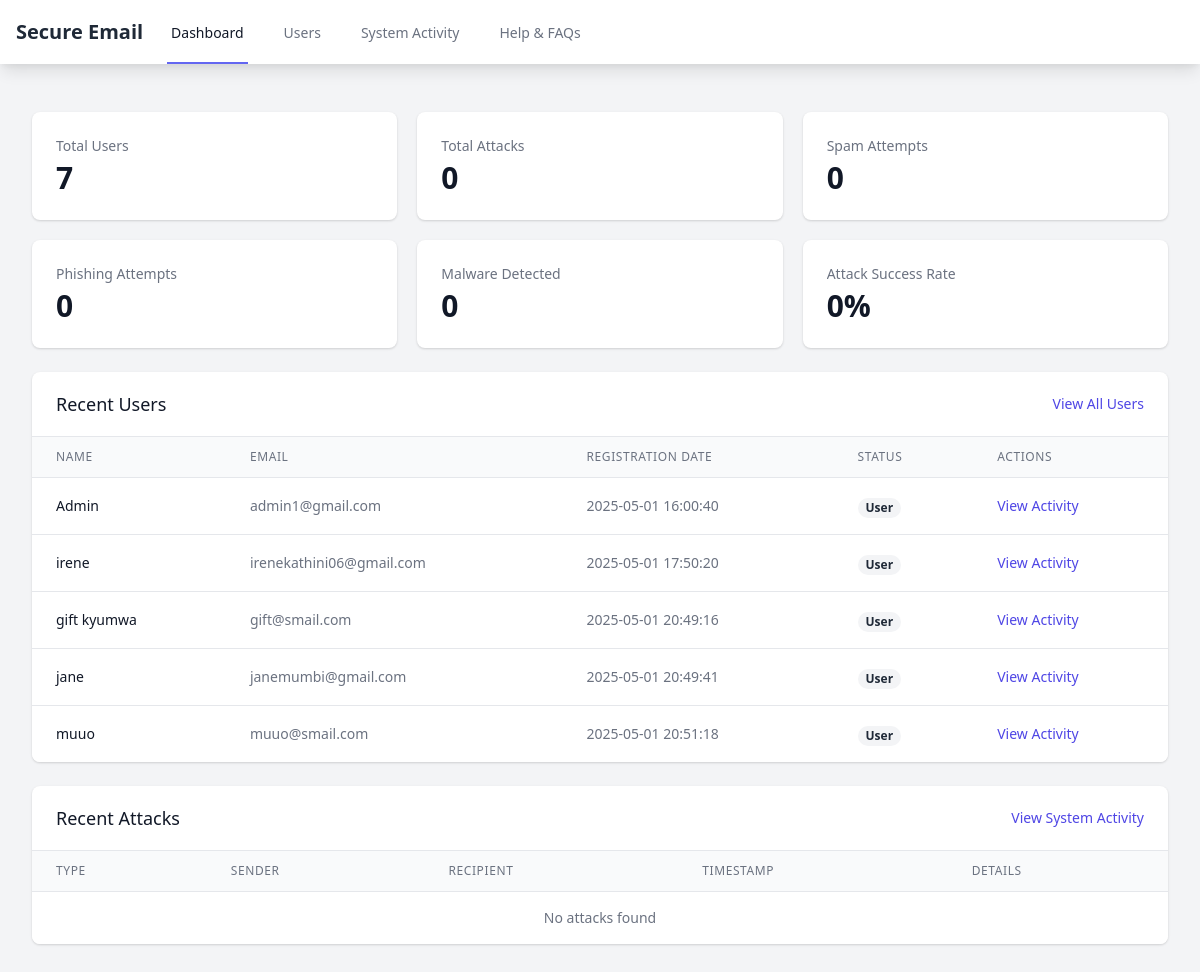
Page /admin (signed in) on the earlier database version.
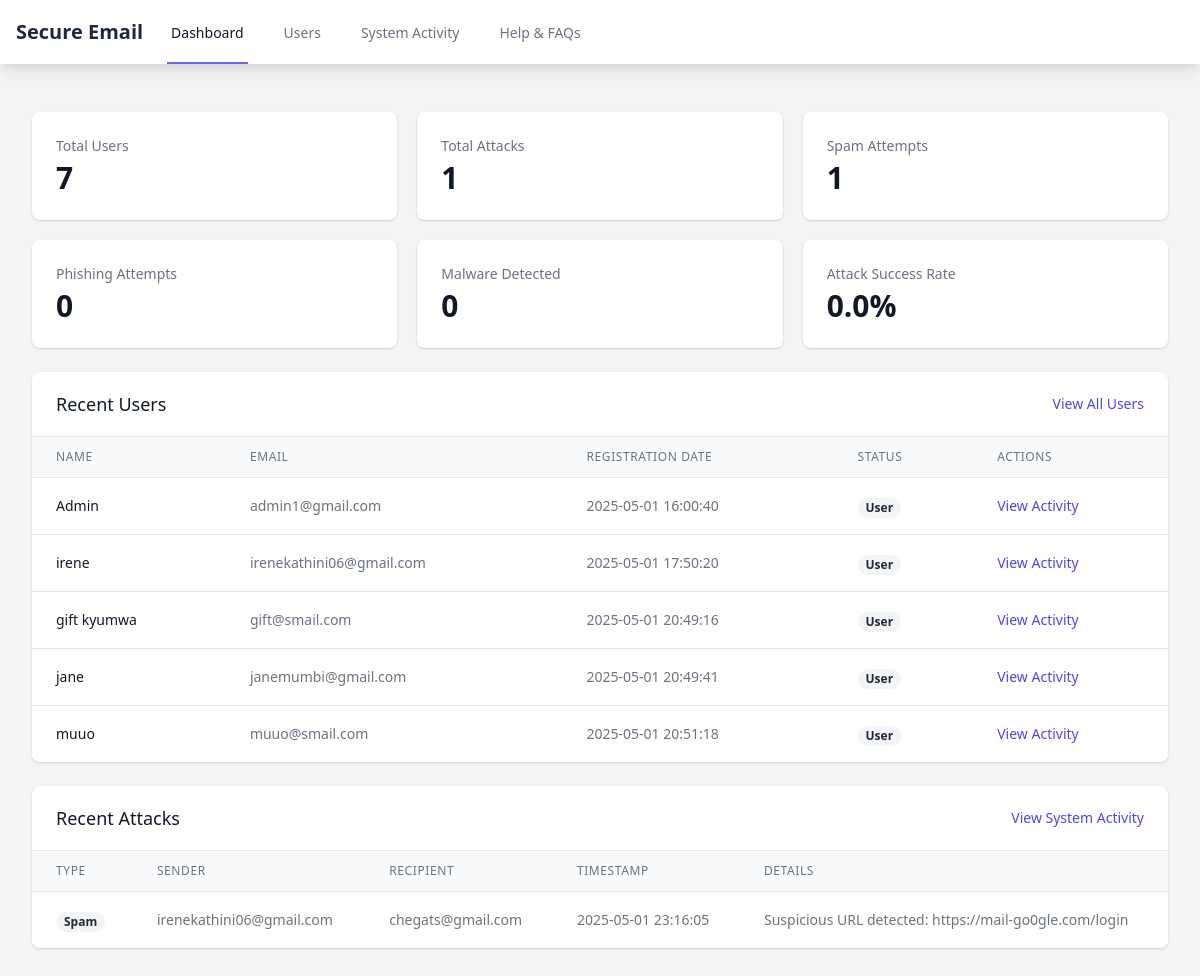
Same page on the later database version.
### tables this page shows
CREATE TABLE users (
                id INTEGER PRIMARY KEY AUTOINCREMENT,
                fullname TEXT NOT NULL,
                email TEXT NOT NULL UNIQUE,
                password TEXT NOT NULL,
                is_admin BOOLEAN DEFAULT FALSE,
                is_approved BOOLEAN DEFAULT FALSE,
                profile_picture TEXT,
                bio TEXT,
                created_at DATETIME DEFAULT CURRENT_TIMESTAMP,
                last_updated DATETIME DEFAULT CURRENT_TIMESTAMP
            );

CREATE TABLE rejected_emails (
                id INTEGER PRIMARY KEY AUTOINCREMENT,
                sender TEXT,
                recipient TEXT,
                subject TEXT,
                message TEXT,
                reason TEXT,
                timestamp DATETIME DEFAULT CURRENT_TIMESTAMP
            );

### app.py (the view)
@app.route('/admin')
@admin_required
def admin_dashboard():
    print("Admin dashboard route called")
    try:
        conn = sqlite3.connect(DB_NAME)
        conn.row_factory = sqlite3.Row
        c = conn.cursor()
        c.execute('SELECT id, fullname, email, created_at FROM users ORDER BY id')
        users = c.fetchall()
        c.execute('''
            SELECT *,
            CASE
                WHEN reason LIKE '%phishing%' THEN 'Phishing'
                WHEN reason LIKE '%malware%' OR reason LIKE '%dangerous file%' THEN 'Malware'
                ELSE 'Spam'
            END as type
            FROM rejected_emails
            ORDER BY timestamp DESC
        ''')
        attacks = c.fetchall()
        stats = {
            'total_users': len(users),
            'total_attacks': len(attacks),
            'spam_attempts': sum(1 for attack in attacks if 'Spam' in attack['type']),
            'phishing_attempts': sum(1 for attack in attacks if 'Phishing' in attack['type']),
            'malware_detected': sum(1 for attack in attacks if 'Malware' in attack['type'])
        }
        conn.close()
        return render_template('admin/dashboard.html',
                             users=users,
                             attacks=attacks,
                             stats=stats)
    except Exception as e:
        print(f"Admin dashboard error: {str(e)}")
        return render_template('admin/dashboard.html',
                             users=[],
                             attacks=[],
                             stats={'total_users': 0, 'total_attacks': 0,
                                   'spam_attempts': 0, 'phishing_attempts': 0,
                                   'malware_detected': 0})

### app.py (called while the page is built)
@login_manager.user_loader
def load_user(user_id):
    return User.get(int(user_id))

def admin_required(f):
    @wraps(f)
    def decorated_function(*args, **kwargs):
        print(f"Admin required decorator called for {f.__name__}")
        print(f"Current user: {current_user}")
        print(f"Current user is authenticated: {current_user.is_authenticated}")
        if not current_user.is_authenticated:
            print("User not authenticated, redirecting to login")
            return redirect(url_for('login_page'))
        if not getattr(current_user, 'is_admin', False):
            print("User not authorized as admin, redirecting to login")
            return redirect(url_for('login_page'))
        return f(*args, **kwargs)
    return decorated_function

### templates/admin/dashboard.html (shortened to what the changed rows need)
<!DOCTYPE html>
<html lang="en">
<head>
    <link href="https://cdn.jsdelivr.net/npm/tailwindcss@2.2.19/dist/tailwind.min.css" rel="stylesheet">
    <link href="https://cdnjs.cloudflare.com/ajax/libs/font-awesome/6.0.0/css/all.min.css" rel="stylesheet">
</head>
<body class="bg-gray-100 min-h-screen">
    <div class="max-w-7xl mx-auto py-6 sm:px-6 lg:px-8">
        <div class="px-4 py-6 sm:px-0">
            <div class="grid grid-cols-1 gap-5 sm:grid-cols-2 lg:grid-cols-3 mb-6">
                <div class="bg-white overflow-hidden shadow rounded-lg">
                    <div class="px-4 py-5 sm:p-6">
                        <dt class="text-sm font-medium text-gray-500 truncate">Total Attacks</dt>
                        <dd class="mt-1 text-3xl font-semibold text-gray-900">{{ stats.total_attacks }}</dd>
                    </div>
                </div>
                <div class="bg-white overflow-hidden shadow rounded-lg">
                    <div class="px-4 py-5 sm:p-6">
                        <dt class="text-sm font-medium text-gray-500 truncate">Spam Attempts</dt>
                        <dd class="mt-1 text-3xl font-semibold text-gray-900">{{ stats.spam_attempts }}</dd>
                    </div>
                </div>
                <div class="bg-white overflow-hidden shadow rounded-lg">
                    <div class="px-4 py-5 sm:p-6">
                        <dt class="text-sm font-medium text-gray-500 truncate">Attack Success Rate</dt>
                        <dd class="mt-1 text-3xl font-semibold text-gray-900">
                            {% if stats.total_attacks > 0 %}
                                {{ ((stats.total_attacks - stats.spam_attempts - stats.phishing_attempts - stats.malware_detected) / stats.total_attacks * 100) | round(2) }}%
                            {% else %}
                                0%
                            {% endif %}
                        </dd>
                    </div>
                </div>
            </div>
            <div class="bg-white shadow overflow-hidden sm:rounded-lg mb-6">
                <div class="border-t border-gray-200">
                    <table class="min-w-full divide-y divide-gray-200">
                        <thead class="bg-gray-50">
                            <tr>
                                <th scope="col" class="px-6 py-3 text-left text-xs font-medium text-gray-500 uppercase tracking-wider">Name</th>
                                <th scope="col" class="px-6 py-3 text-left text-xs font-medium text-gray-500 uppercase tracking-wider">Email</th>
                                <th scope="col" class="px-6 py-3 text-left text-xs font-medium text-gray-500 uppercase tracking-wider">Registration Date</th>
                                <th scope="col" class="px-6 py-3 text-left text-xs font-medium text-gray-500 uppercase tracking-wider">Status</th>
                                <th scope="col" class="px-6 py-3 text-left text-xs font-medium text-gray-500 uppercase tracking-wider">Actions</th>
                            </tr>
                        </thead>
                        <tbody class="bg-white divide-y divide-gray-200">
                            {% for user in users[:5] %}
                            <tr>
                                <td class="px-6 py-4 whitespace-nowrap text-sm font-medium text-gray-900">{{ user.fullname }}</td>
                                <td class="px-6 py-4 whitespace-nowrap text-sm text-gray-500">{{ user.email }}</td>
                                <td class="px-6 py-4 whitespace-nowrap text-sm text-gray-500">{{ user.created_at }}</td>
                                <td class="px-6 py-4 whitespace-nowrap">
                                    <span class="px-2 inline-flex text-xs leading-5 font-semibold rounded-full {% if user.is_admin %}bg-green-100 text-green-800{% else %}bg-gray-100 text-gray-800{% endif %}">
                                        {% if user.is_admin %}Admin{% else %}User{% endif %}
                                    </span>
                                </td>
                                <td class="px-6 py-4 whitespace-nowrap text-sm text-gray-500">
                                    <a href="/admin/user/{{ user.id }}/activity" class="text-indigo-600 hover:text-indigo-900">View Activity</a>
                                </td>
                            </tr>
                            {% else %}
                            <tr>
                                <td colspan="5" class="px-6 py-4 whitespace-nowrap text-sm text-gray-500 text-center">No users found</td>
                            </tr>
                            {% endfor %}
                        </tbody>
                    </table>
                </div>
            </div>
            <div class="bg-white shadow overflow-hidden sm:rounded-lg">
                <div class="border-t border-gray-200">
                    <table class="min-w-full divide-y divide-gray-200">
                        <thead class="bg-gray-50">
                            <tr>
                                <th scope="col" class="px-6 py-3 text-left text-xs font-medium text-gray-500 uppercase tracking-wider">Type</th>
                                <th scope="col" class="px-6 py-3 text-left text-xs font-medium text-gray-500 uppercase tracking-wider">Sender</th>
                                <th scope="col" class="px-6 py-3 text-left text-xs font-medium text-gray-500 uppercase tracking-wider">Recipient</th>
                                <th scope="col" class="px-6 py-3 text-left text-xs font-medium text-gray-500 uppercase tracking-wider">Timestamp</th>
                                <th scope="col" class="px-6 py-3 text-left text-xs font-medium text-gray-500 uppercase tracking-wider">Details</th>
                            </tr>
                        </thead>
                        <tbody class="bg-white divide-y divide-gray-200">
                            {% for attack in attacks[:5] %}
                            <tr>
                                <td class="px-6 py-4 whitespace-nowrap">
                                    <span class="px-2 inline-flex text-xs leading-5 font-semibold rounded-full
                                        {% if attack.type == 'Phishing' %}bg-red-100 text-red-800
                                        {% elif attack.type == 'Malware' %}bg-yellow-100 text-yellow-800
                                        {% else %}bg-gray-100 text-gray-800{% endif %}">
                                        {{ attack.type }}
                                    </span>
                                </td>
                                <td class="px-6 py-4 whitespace-nowrap text-sm text-gray-500">{{ attack.sender }}</td>
                                <td class="px-6 py-4 whitespace-nowrap text-sm text-gray-500">{{ attack.recipient }}</td>
                                <td class="px-6 py-4 whitespace-nowrap text-sm text-gray-500">{{ attack.timestamp }}</td>
                                <td class="px-6 py-4 whitespace-nowrap text-sm text-gray-500">{{ attack.reason }}</td>
                            </tr>
                            {% else %}
                            <tr>
                                <td colspan="5" class="px-6 py-4 whitespace-nowrap text-sm text-gray-500 text-center">No attacks found</td>
                            </tr>
                            {% endfor %}
                        </tbody>
                    </table>
                </div>
            </div>
        </div>
    </div>
</body>
</html>

Differences in the rows shown:
added rejected_emails: type "Spam", sender "irenekathini06@gmail.com", recipient "chegats@gmail.com", timestamp "2025-05-01 23:16:05", reason "Suspicious URL detected: https://mail-go0gle.com/login"
Other differences:
{{ stats.total_attacks }}: "0" → "1"
{{ stats.spam_attempts }}: "0" → "1"
text no longer shown: "0% No attacks found"
text now shown: "0.0 %"
